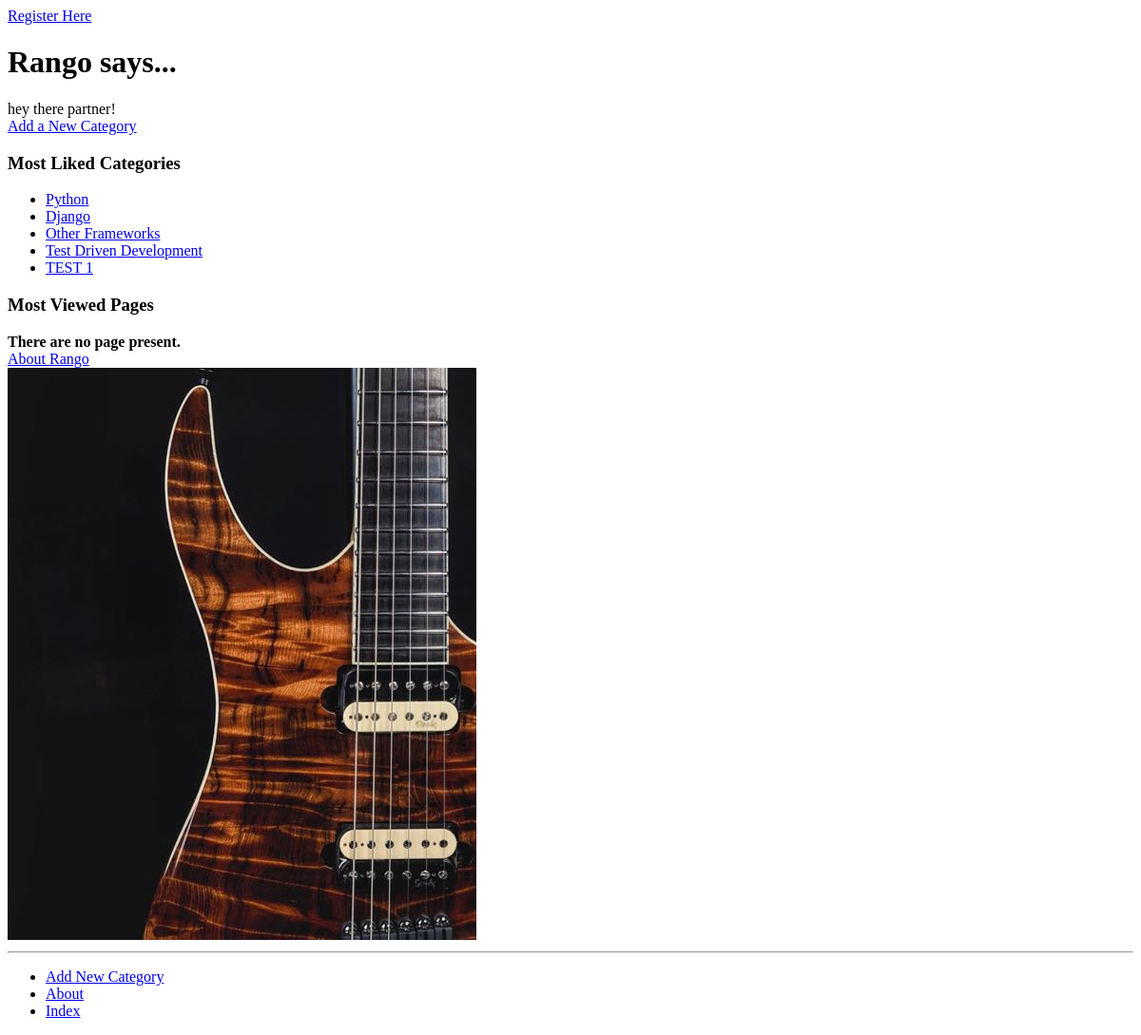
/, run on an earlier commit of the app's database.
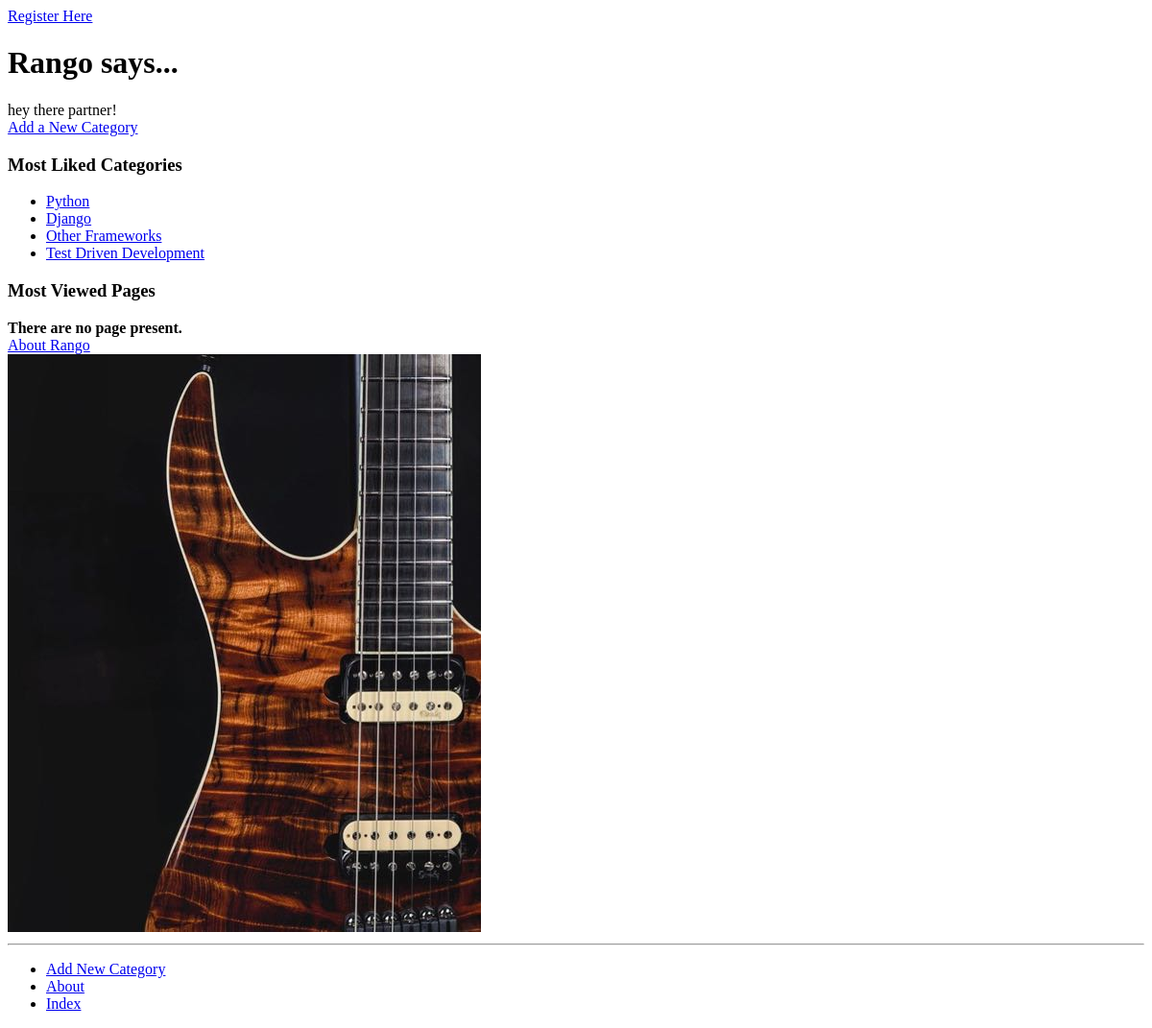
And on a later commit of the database.
### rango/models.py (models this page shows, shortened)
class Category(models.Model):
    name = models.CharField(max_length=128, unique=True)
    views = models.IntegerField(default=0)
    likes = models.IntegerField(default=0)
    slug = models.SlugField(unique=True)
    class Meta:
        verbose_name_plural = 'Categories'

### rango/views.py (the view)
# urls.py: url(r'^$', views.index, name='index'),
def index(request):
    category_list = Category.objects.order_by('-likes')[:5]
    context_dict = {'categories': category_list}
    return render(request, 'rango/index.html', context_dict)

### templates/rango/index.html (shortened to what this page needs)
{% extends 'rango/base.html' %}
{% load staticfiles %}
{% block body_block %}
        <a href="{% url 'register' %}">Register Here</a>
        <h1>Rango says...</h1>
        <div>
            hey there partner!
        </div>
		<a href="{% url 'add_category' %}">Add a New Category</a><br/>
        <h3>Most Liked Categories</h3>
        <div>
        {% if categories %}
        <ul>
            {% for category in categories %}
            <li>
            <a href="{% url 'show_category' category.slug %}">{{ category.name }}</a>
            </li>
            {% endfor %}
        </ul>
        {% else %}
            <strong>There are no categories present.</strong>
        {% endif %}
        </div>
        <h3>Most Viewed Pages</h3>
        {% if page %}
	<ul>
		{% for pages in page %}
			<li>
			<a href="{{ pages.url}}">{{ pages.title }}</a>
			</li>
		{% endfor %}
	</ul>
        {% else %}
		<strong>There are no page present.</strong>
	{% endif %}
        <div>
            <a href="{% url 'about' %}">About Rango</a><br />
            <img src="{% static "images/rango.jpg" %}" alt="Picture of Rango" />
        </div>
    </body>
</html>
{% endblock %}

What changed in the data, as far as the page shows it:
removed Category: name "TEST 1"
